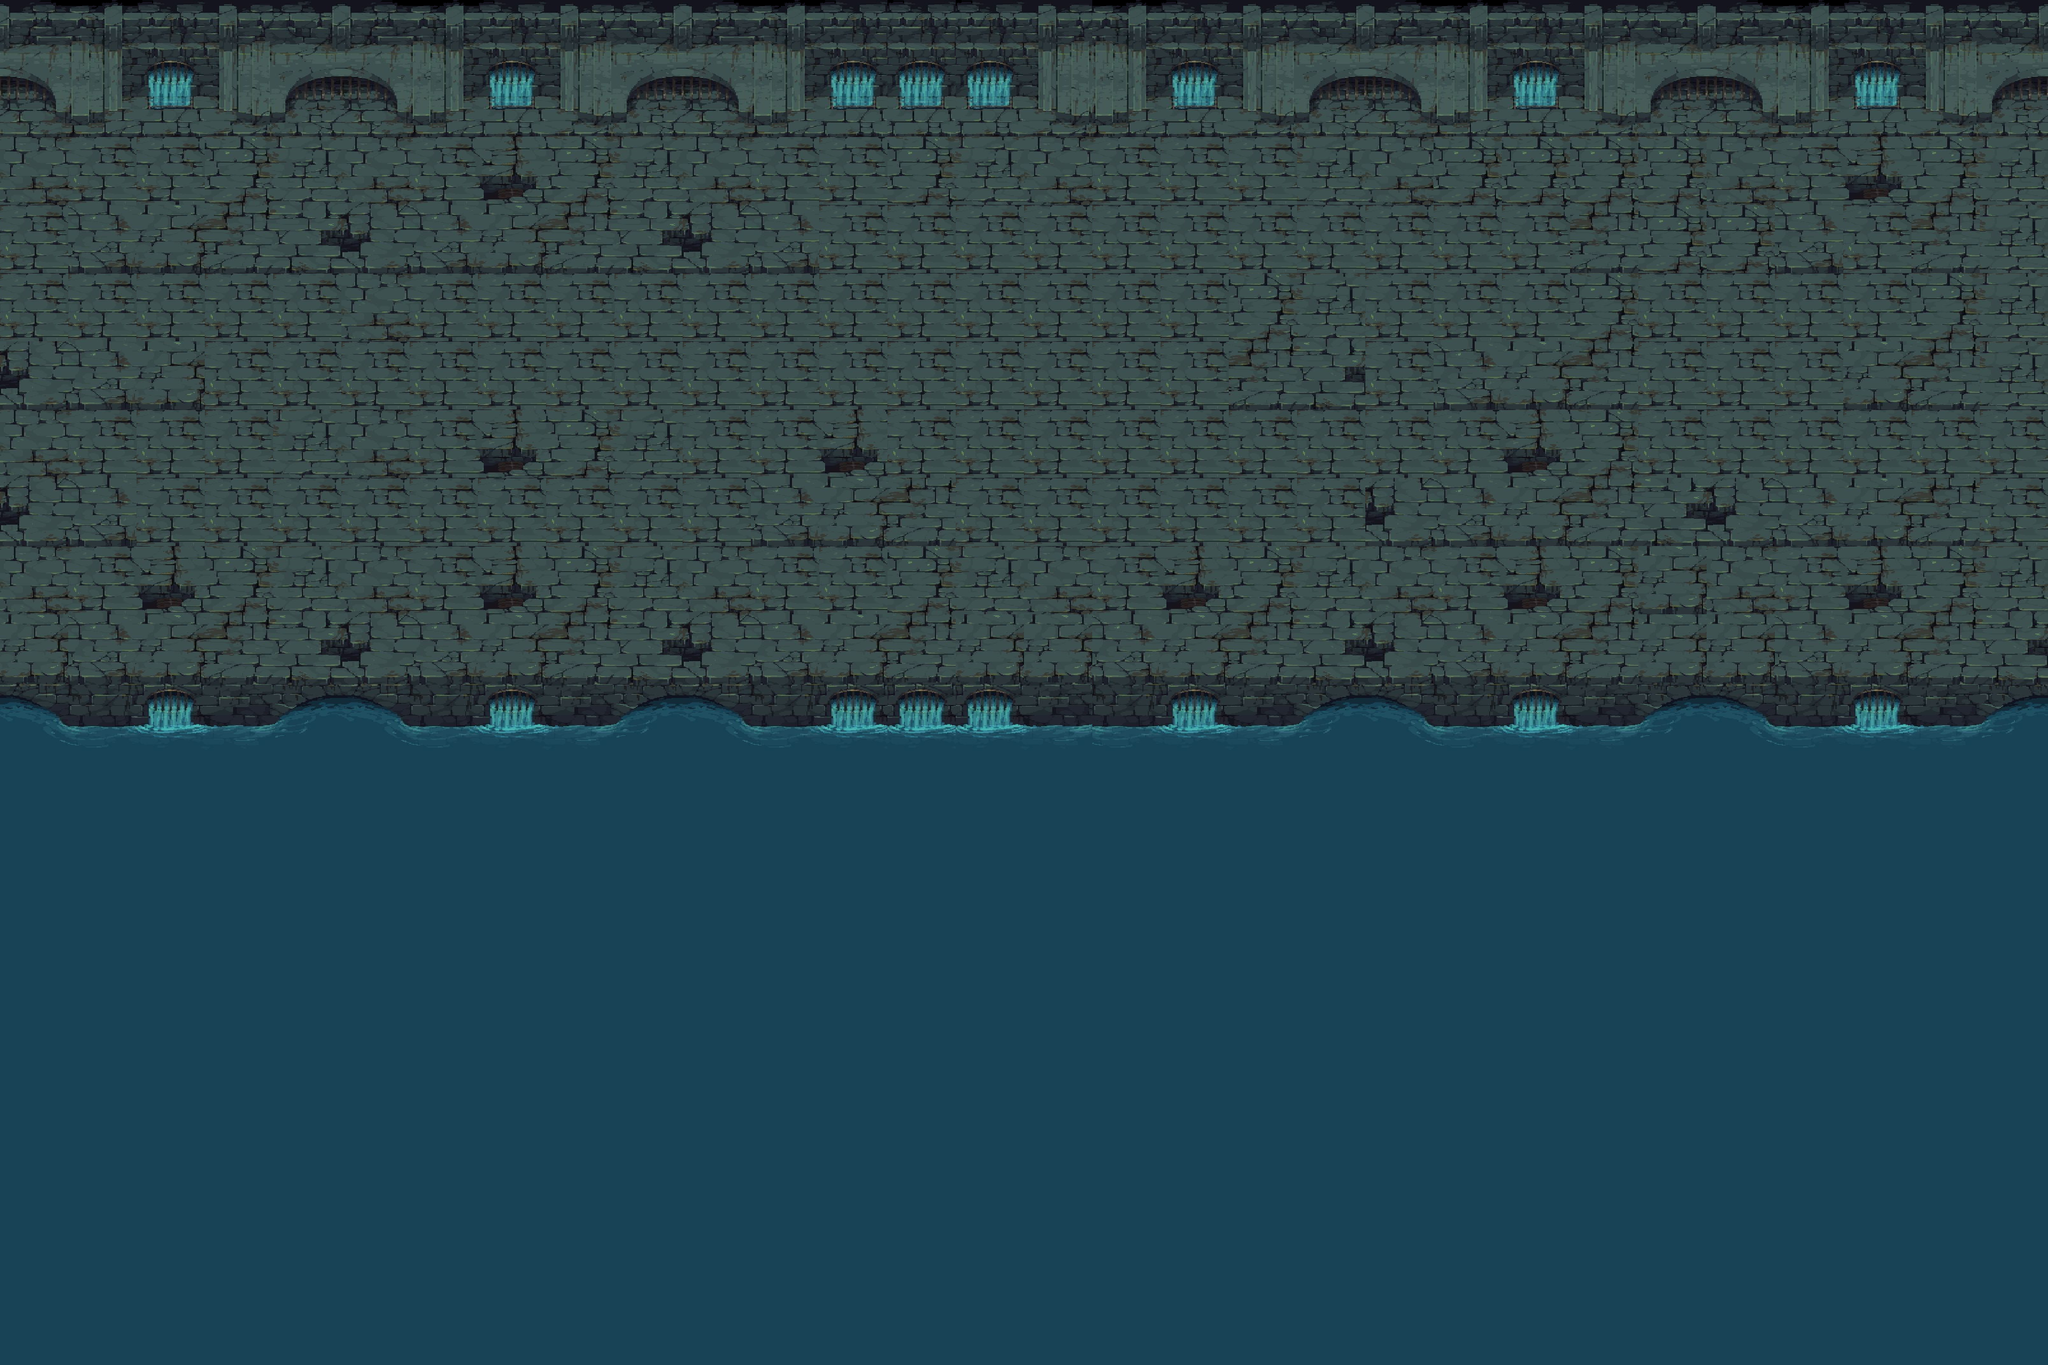

The image is a tile-based game level rendered from a .tmx file. Its description and complete source (layers, tilesets, objects, tile grids) follow:
An orthogonal 30x20 tile map with 128x128 px tiles, 1 tile layer (baseTile) and 5 objects.

<map version="1.10" tiledversion="1.11.2" orientation="orthogonal" renderorder="right-down" width="30" height="20" tilewidth="128" tileheight="128" infinite="0" nextlayerid="3" nextobjectid="6">
 <tileset firstgid="1" source="Water.tsx" />
 <layer id="1" name="baseTile" width="30" height="20">
  <data encoding="csv">
1,2,3,4,5,1,2,3,4,5,1,2,3,3,3,4,2,3,4,5,1,2,3,4,5,1,2,3,4,5,
7,8,9,10,11,7,8,9,10,11,7,8,9,9,9,10,8,9,10,11,7,8,9,10,11,7,8,9,10,11,
13,14,14,16,17,13,14,15,16,17,13,14,14,16,17,13,14,14,14,17,13,16,16,16,16,13,14,15,16,17,
14,20,21,22,23,19,20,21,22,23,19,20,14,14,14,14,14,14,14,14,14,14,14,22,16,16,20,14,22,17,
14,14,14,14,14,13,14,14,14,14,14,14,14,14,14,14,14,14,16,17,14,14,14,16,14,14,14,14,16,17,
19,20,21,14,14,14,14,14,14,14,14,14,14,14,14,14,14,14,22,23,14,20,21,22,14,14,14,21,22,17,
13,14,14,14,17,13,14,15,16,17,14,14,15,14,14,14,14,14,14,14,14,14,15,16,14,14,14,14,14,14,
19,20,14,14,14,14,14,14,14,14,14,20,21,22,14,14,14,14,14,14,19,20,21,22,23,19,20,21,22,14,
13,14,15,16,17,13,14,15,16,17,13,14,14,16,17,13,14,15,16,17,13,14,15,16,21,13,14,15,16,17,
21,20,21,22,23,19,20,21,22,23,19,20,21,22,21,21,20,21,22,23,19,20,21,22,21,21,20,21,22,23,
25,26,27,28,29,25,26,27,28,29,25,26,27,27,27,28,26,27,28,29,25,26,27,28,29,25,26,27,28,29,
6,6,6,6,6,6,6,6,6,6,6,6,6,6,6,6,6,6,6,6,6,6,6,6,6,6,6,6,6,6,
6,6,6,6,6,6,6,6,6,6,6,6,6,6,6,6,6,6,6,6,6,6,6,6,6,6,6,6,6,6,
6,6,6,6,6,6,6,6,6,6,6,6,6,6,6,6,6,6,6,6,6,6,6,6,6,6,6,6,6,6,
6,6,6,6,6,6,6,6,6,6,6,6,6,6,6,6,6,6,6,6,6,6,6,6,6,6,6,6,6,6,
6,6,6,6,6,6,6,6,6,6,6,6,6,6,6,6,6,6,6,6,6,6,6,6,6,6,6,6,6,6,
6,6,6,6,6,6,6,6,6,6,6,6,6,6,6,6,6,6,6,6,6,6,6,6,6,6,6,6,6,6,
6,6,6,6,6,6,6,6,6,6,6,6,6,6,6,6,6,6,6,6,6,6,6,6,6,6,6,6,6,6,
6,6,6,6,6,6,6,6,6,6,6,6,6,6,6,6,6,6,6,6,6,6,6,6,6,6,6,6,6,6,
6,6,6,6,6,6,6,6,6,6,6,6,6,6,6,6,6,6,6,6,6,6,6,6,6,6,6,6,6,6
</data>
 </layer>
 <objectgroup id="2" name="BarrierLayer">
  <object id="1" x="-16" y="-128" width="3856" height="256" />
  <object id="2" x="2704" y="3784" />
  <object id="3" x="-272" y="-112" width="280" height="2680" />
  <object id="4" x="3840" y="-120" width="264" height="2672" />
  <object id="5" x="-16" y="1248" width="3872" height="272" />
 </objectgroup>
</map>